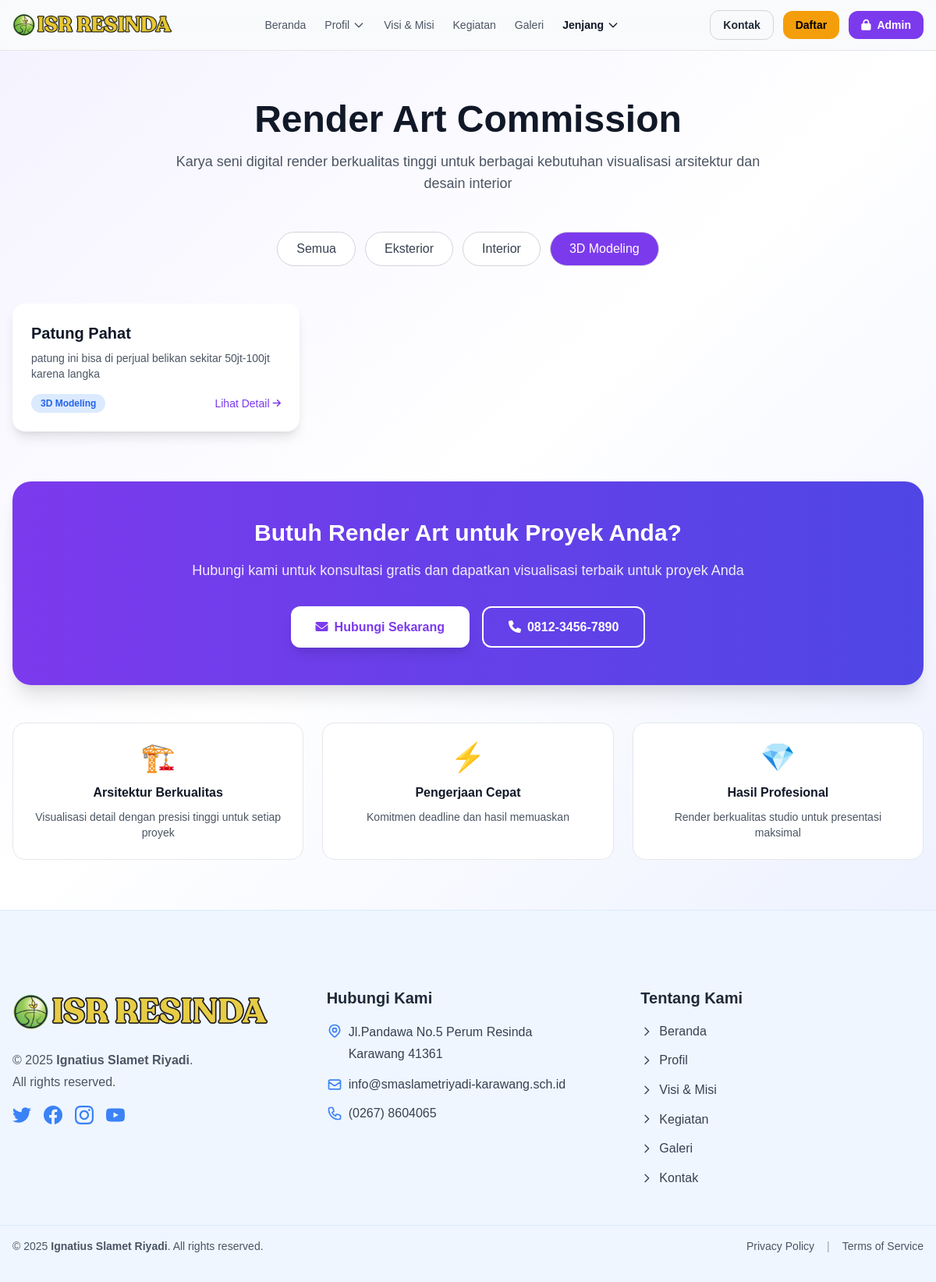
/render-art.php?cat=3d_modeling, run on the app's committed database.
### tables this page shows
CREATE TABLE `render_art` (
  `id` int NOT NULL,
  `title` varchar(255) NOT NULL,
  `description` text,
  `image_path` varchar(500) DEFAULT NULL,
  `category` enum('eksterior','interior','3d_modeling') NOT NULL DEFAULT 'eksterior',
  `status` enum('active','inactive') NOT NULL DEFAULT 'active',
  `created_by` int DEFAULT NULL,
  `created_at` timestamp NULL DEFAULT CURRENT_TIMESTAMP,
  `updated_at` timestamp NULL DEFAULT NULL ON UPDATE CURRENT_TIMESTAMP
);

### render-art.php (the view, shortened to what this page needs)
<?php
include 'includes/header.php';
$db = (new Database())->getConnection();
$filter = $_GET['cat'] ?? '';
$sql = "SELECT * FROM render_art WHERE status = 'active'";
$params = [];
if (!empty($filter) && in_array($filter, ['eksterior','interior','3d_modeling'])) {
  $sql .= " AND category = :cat";
  $params[':cat'] = $filter;
}
$sql .= " ORDER BY created_at DESC";
$stmt = $db->prepare($sql);
$stmt->execute($params);
$render_items = $stmt->fetchAll(PDO::FETCH_ASSOC);
$categoryLabels = [
  'eksterior' => 'Eksterior',
  'interior' => 'Interior',
  '3d_modeling' => '3D Modeling'
];
?>
<section class="py-16 bg-gradient-to-br from-purple-50 via-white to-indigo-50">
  <div class="max-w-7xl mx-auto px-4">
    <div class="text-center mb-12">
      <h1 class="text-4xl md:text-5xl font-bold text-gray-900 mb-4">Render Art Commission</h1>
      <p class="text-lg text-gray-600 max-w-3xl mx-auto">
        Karya seni digital render berkualitas tinggi untuk berbagai kebutuhan visualisasi arsitektur dan desain interior
      </p>
    </div>
    <div class="flex flex-wrap justify-center gap-3 mb-12">
      <a href="render-art.php" class="px-6 py-2 rounded-full <?= empty($_GET['cat']) ? 'bg-purple-600 text-white' : 'bg-white text-gray-700' ?> font-medium hover:bg-purple-500 hover:text-white transition border border-gray-300">Semua</a>
      <a href="render-art.php?cat=eksterior" class="px-6 py-2 rounded-full <?= ($_GET['cat'] ?? '')==='eksterior' ? 'bg-purple-600 text-white' : 'bg-white text-gray-700' ?> font-medium hover:bg-purple-500 hover:text-white transition border border-gray-300">Eksterior</a>
      <a href="render-art.php?cat=interior" class="px-6 py-2 rounded-full <?= ($_GET['cat'] ?? '')==='interior' ? 'bg-purple-600 text-white' : 'bg-white text-gray-700' ?> font-medium hover:bg-purple-500 hover:text-white transition border border-gray-300">Interior</a>
      <a href="render-art.php?cat=3d_modeling" class="px-6 py-2 rounded-full <?= ($_GET['cat'] ?? '')==='3d_modeling' ? 'bg-purple-600 text-white' : 'bg-white text-gray-700' ?> font-medium hover:bg-purple-500 hover:text-white transition border border-gray-300">3D Modeling</a>
    </div>
    <div class="grid grid-cols-1 md:grid-cols-2 lg:grid-cols-3 gap-8">
      <?php if (!$render_items): ?>
        <div class="col-span-3 text-center text-gray-500 py-12">
          <div class="text-6xl mb-4">🎨</div>
          <p class="text-xl font-medium">Belum ada karya render yang tersedia.</p>
          <p class="text-sm mt-2">Silakan cek kembali nanti atau hubungi kami untuk informasi lebih lanjut.</p>
        </div>
      <?php else: ?>
        <?php foreach ($render_items as $item): ?>
          <div class="group bg-white rounded-2xl overflow-hidden shadow-lg hover:shadow-2xl transition-all duration-300 transform hover:-translate-y-1">
            <div class="p-6">
              <h3 class="text-xl font-bold text-gray-900 mb-2 group-hover:text-purple-600 transition-colors"><?= htmlspecialchars($item['title']) ?></h3>
              <?php if (!empty($item['description'])): ?>
                <p class="text-gray-600 text-sm mb-4 line-clamp-3"><?= nl2br(htmlspecialchars($item['description'])) ?></p>
              <?php endif; ?>
              <div class="flex items-center justify-between">
                <?php
                  $colorMap = [
                    'eksterior' => ['text' => 'text-purple-600', 'bg' => 'bg-purple-100'],
                    'interior' => ['text' => 'text-indigo-600', 'bg' => 'bg-indigo-100'],
                    '3d_modeling' => ['text' => 'text-blue-600', 'bg' => 'bg-blue-100']
                  ];
                  $color = $colorMap[$item['category']] ?? ['text' => 'text-gray-600', 'bg' => 'bg-gray-100'];
                ?>
                <span class="text-xs font-semibold <?= $color['text'] ?> <?= $color['bg'] ?> px-3 py-1 rounded-full">
                  <?= htmlspecialchars($categoryLabels[$item['category']] ?? ucfirst($item['category'])) ?>
                </span>
                <button onclick="alert('Detail untuk: <?= htmlspecialchars($item['title']) ?>')" class="text-purple-600 hover:text-purple-800 font-medium text-sm flex items-center gap-1 group/btn">
                  <span>Lihat Detail</span>
                  <i class="fas fa-arrow-right text-xs group-hover/btn:translate-x-1 transition-transform"></i>
                </button>
              </div>
            </div>
          </div>
        <?php endforeach; ?>
      <?php endif; ?>
    </div>
    <div class="mt-16 text-center bg-gradient-to-r from-purple-600 to-indigo-600 rounded-3xl p-12 text-white shadow-xl">
      <h2 class="text-3xl font-bold mb-4">Butuh Render Art untuk Proyek Anda?</h2>
      <p class="text-lg mb-8 opacity-90">Hubungi kami untuk konsultasi gratis dan dapatkan visualisasi terbaik untuk proyek Anda</p>
      <div class="flex flex-wrap justify-center gap-4">
        <a href="kontak.php" class="inline-flex items-center px-8 py-3 bg-white text-purple-600 font-bold rounded-xl hover:bg-gray-100 transition shadow-lg">
          <i class="fas fa-envelope mr-2"></i>
          Hubungi Sekarang
        </a>
        <a href="tel:+6281234567890" class="inline-flex items-center px-8 py-3 bg-transparent border-2 border-white text-white font-bold rounded-xl hover:bg-white hover:text-purple-600 transition">
          <i class="fas fa-phone mr-2"></i>
          0812-3456-7890
        </a>
      </div>
    </div>
    <div class="mt-12 grid grid-cols-1 md:grid-cols-3 gap-6">
      <div class="text-center p-6 bg-white rounded-2xl border border-gray-200">
        <div class="text-4xl mb-3">🏗️</div>
        <h3 class="font-bold text-gray-900 mb-2">Arsitektur Berkualitas</h3>
        <p class="text-sm text-gray-600">Visualisasi detail dengan presisi tinggi untuk setiap proyek</p>
      </div>
      <div class="text-center p-6 bg-white rounded-2xl border border-gray-200">
        <div class="text-4xl mb-3">⚡</div>
        <h3 class="font-bold text-gray-900 mb-2">Pengerjaan Cepat</h3>
        <p class="text-sm text-gray-600">Komitmen deadline dan hasil memuaskan</p>
      </div>
      <div class="text-center p-6 bg-white rounded-2xl border border-gray-200">
        <div class="text-4xl mb-3">💎</div>
        <h3 class="font-bold text-gray-900 mb-2">Hasil Profesional</h3>
        <p class="text-sm text-gray-600">Render berkualitas studio untuk presentasi maksimal</p>
      </div>
    </div>
  </div>
</section>
<?php include 'includes/footer.php'; ?>

### assets/css/style.css (style rules this page uses)
* { margin: 0; padding: 0; box-sizing: border-box; font-family: 'Arial', sans-serif; }
body { background-color: #f5f5f5; color: #333; line-height: 1.6; }

### includes/header.php (style rules this page uses)
body { font-family:'Inter',system-ui,-apple-system,'Segoe UI',Roboto,Helvetica,Arial }

### data on the page
render_art: title "Patung Pahat", description "patung ini bisa di perjual belikan sekitar 50jt-100jt karena langka", category "3D Modeling"
